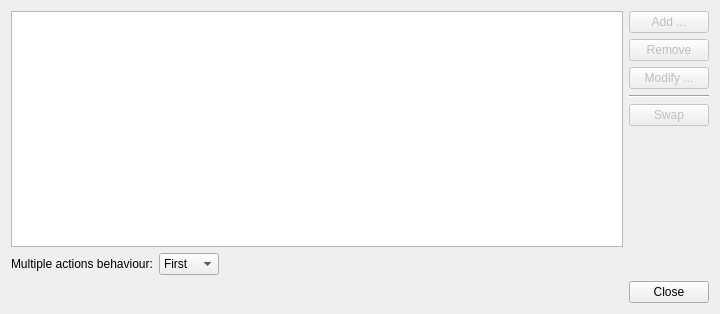
<?xml version="1.0" encoding="UTF-8"?>
<ui version="4.0">
 <class>MainWindow</class>
 <widget class="QMainWindow" name="MainWindow">
  <property name="geometry">
   <rect>
    <x>0</x>
    <y>0</y>
    <width>720</width>
    <height>314</height>
   </rect>
  </property>
  <property name="windowTitle">
   <string>Global Actions Manager</string>
  </property>
  <widget class="QWidget" name="centralWidget">
   <layout class="QVBoxLayout" name="verticalLayout_2">
    <item>
     <layout class="QHBoxLayout" name="horizontalLayout_2">
      <item>
       <widget class="QTableView" name="actions_TV">
        <property name="editTriggers">
         <set>QAbstractItemView::DoubleClicked|QAbstractItemView::EditKeyPressed</set>
        </property>
        <property name="alternatingRowColors">
         <bool>true</bool>
        </property>
        <property name="selectionMode">
         <enum>QAbstractItemView::ExtendedSelection</enum>
        </property>
        <property name="selectionBehavior">
         <enum>QAbstractItemView::SelectRows</enum>
        </property>
        <property name="sortingEnabled">
         <bool>true</bool>
        </property>
        <attribute name="horizontalHeaderStretchLastSection">
         <bool>true</bool>
        </attribute>
        <attribute name="verticalHeaderVisible">
         <bool>false</bool>
        </attribute>
       </widget>
      </item>
      <item>
       <layout class="QVBoxLayout" name="verticalLayout">
        <item>
         <widget class="QPushButton" name="add_PB">
          <property name="enabled">
           <bool>false</bool>
          </property>
          <property name="text">
           <string>Add ...</string>
          </property>
         </widget>
        </item>
        <item>
         <widget class="QPushButton" name="remove_PB">
          <property name="enabled">
           <bool>false</bool>
          </property>
          <property name="text">
           <string>Remove</string>
          </property>
         </widget>
        </item>
        <item>
         <widget class="QPushButton" name="modify_PB">
          <property name="enabled">
           <bool>false</bool>
          </property>
          <property name="text">
           <string>Modify ...</string>
          </property>
         </widget>
        </item>
        <item>
         <widget class="Line" name="line">
          <property name="orientation">
           <enum>Qt::Horizontal</enum>
          </property>
         </widget>
        </item>
        <item>
         <widget class="QPushButton" name="swap_PB">
          <property name="enabled">
           <bool>false</bool>
          </property>
          <property name="text">
           <string>Swap</string>
          </property>
         </widget>
        </item>
        <item>
         <spacer name="verticalSpacer">
          <property name="orientation">
           <enum>Qt::Vertical</enum>
          </property>
          <property name="sizeHint" stdset="0">
           <size>
            <width>20</width>
            <height>40</height>
           </size>
          </property>
         </spacer>
        </item>
       </layout>
      </item>
     </layout>
    </item>
    <item>
     <layout class="QHBoxLayout" name="horizontalLayout_3">
      <item>
       <widget class="QLabel" name="multipleActionsBehaviour_L">
        <property name="text">
         <string>Multiple actions behaviour:</string>
        </property>
       </widget>
      </item>
      <item>
       <widget class="QComboBox" name="multipleActionsBehaviour_CB">
        <item>
         <property name="text">
          <string>First</string>
         </property>
        </item>
        <item>
         <property name="text">
          <string>Last</string>
         </property>
        </item>
        <item>
         <property name="text">
          <string>None</string>
         </property>
        </item>
        <item>
         <property name="text">
          <string>All</string>
         </property>
        </item>
       </widget>
      </item>
      <item>
       <spacer name="horizontalSpacer_2">
        <property name="orientation">
         <enum>Qt::Horizontal</enum>
        </property>
        <property name="sizeHint" stdset="0">
         <size>
          <width>40</width>
          <height>20</height>
         </size>
        </property>
       </spacer>
      </item>
     </layout>
    </item>
    <item>
     <layout class="QHBoxLayout" name="horizontalLayout">
      <item>
       <spacer name="horizontalSpacer">
        <property name="orientation">
         <enum>Qt::Horizontal</enum>
        </property>
        <property name="sizeHint" stdset="0">
         <size>
          <width>40</width>
          <height>20</height>
         </size>
        </property>
       </spacer>
      </item>
      <item>
       <widget class="QPushButton" name="close_PB">
        <property name="text">
         <string>Close</string>
        </property>
       </widget>
      </item>
     </layout>
    </item>
   </layout>
  </widget>
 </widget>
 <layoutdefault spacing="6" margin="11"/>
 <tabstops>
  <tabstop>actions_TV</tabstop>
  <tabstop>add_PB</tabstop>
  <tabstop>remove_PB</tabstop>
  <tabstop>modify_PB</tabstop>
  <tabstop>swap_PB</tabstop>
  <tabstop>close_PB</tabstop>
 </tabstops>
 <resources/>
 <connections>
  <connection>
   <sender>close_PB</sender>
   <signal>clicked()</signal>
   <receiver>MainWindow</receiver>
   <slot>close()</slot>
   <hints>
    <hint type="sourcelabel">
     <x>476</x>
     <y>281</y>
    </hint>
    <hint type="destinationlabel">
     <x>488</x>
     <y>260</y>
    </hint>
   </hints>
  </connection>
 </connections>
</ui>
